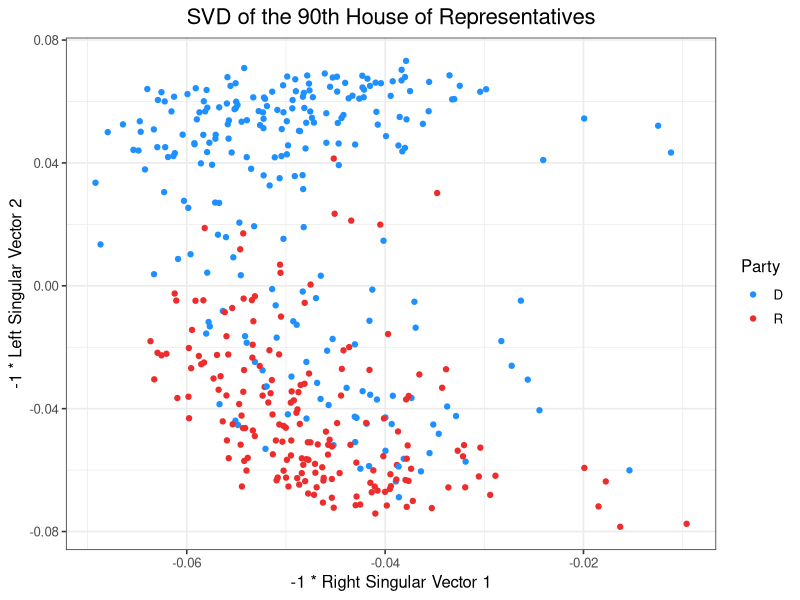
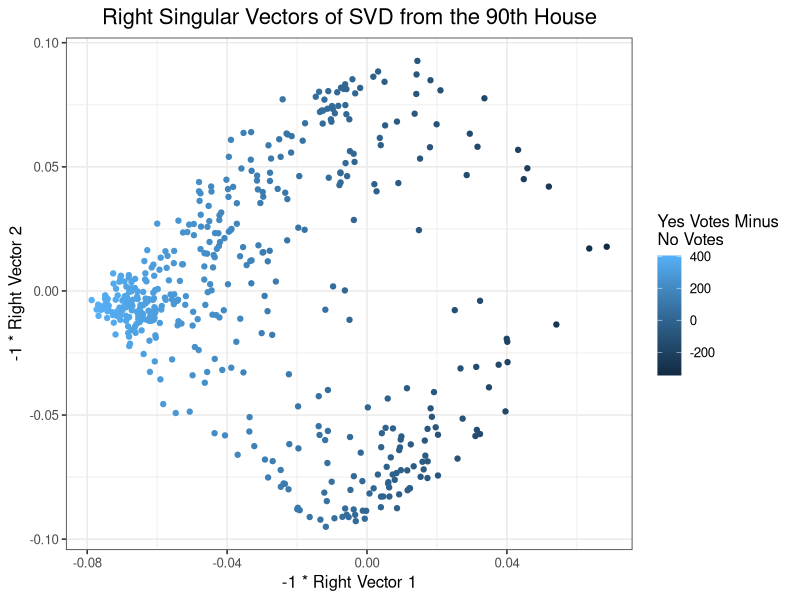
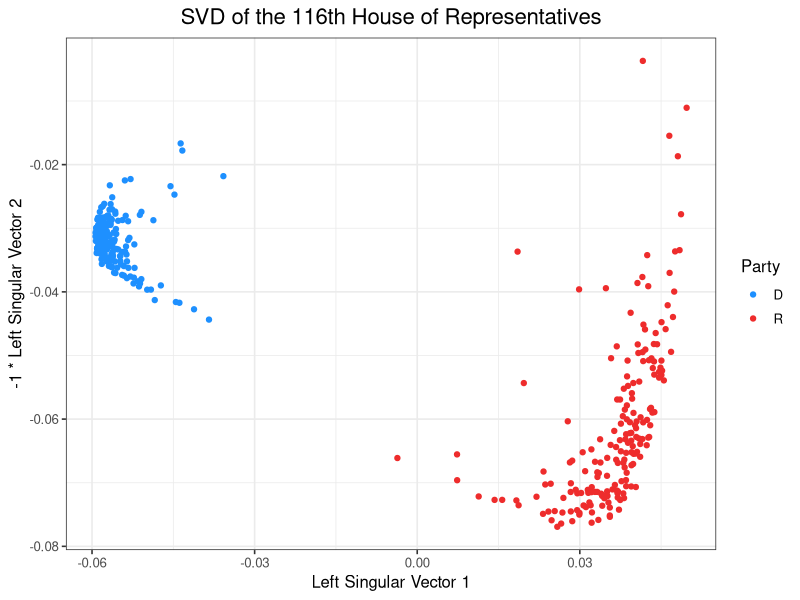
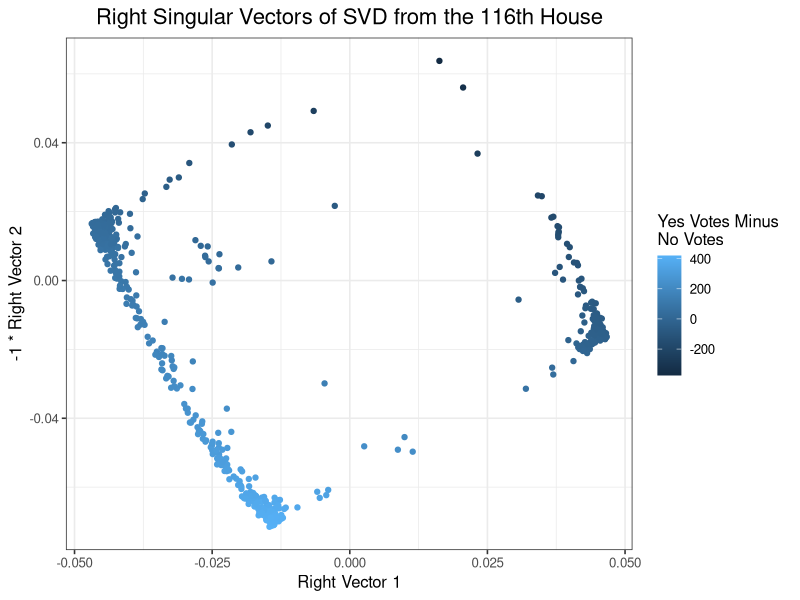
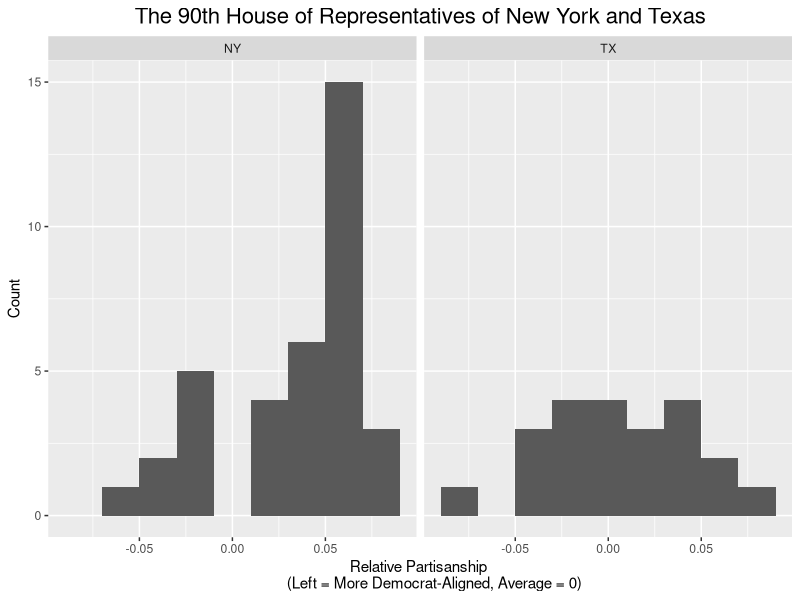
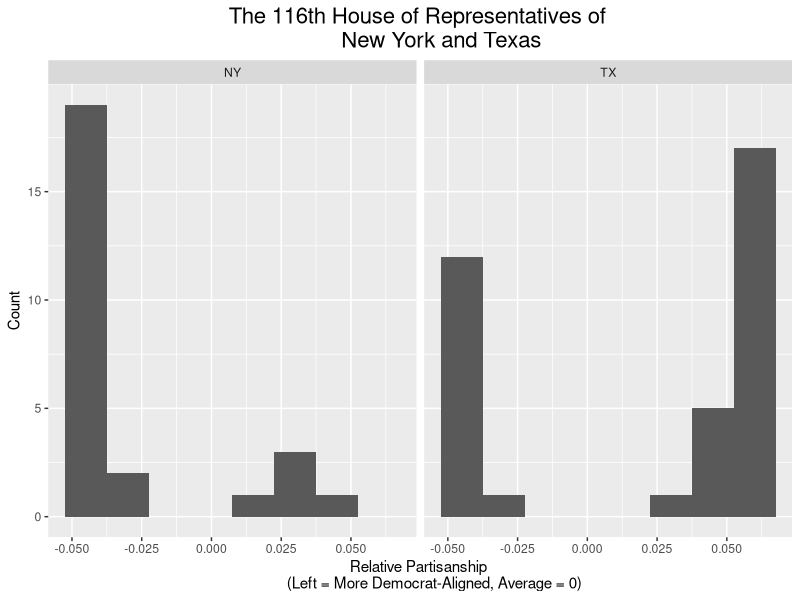
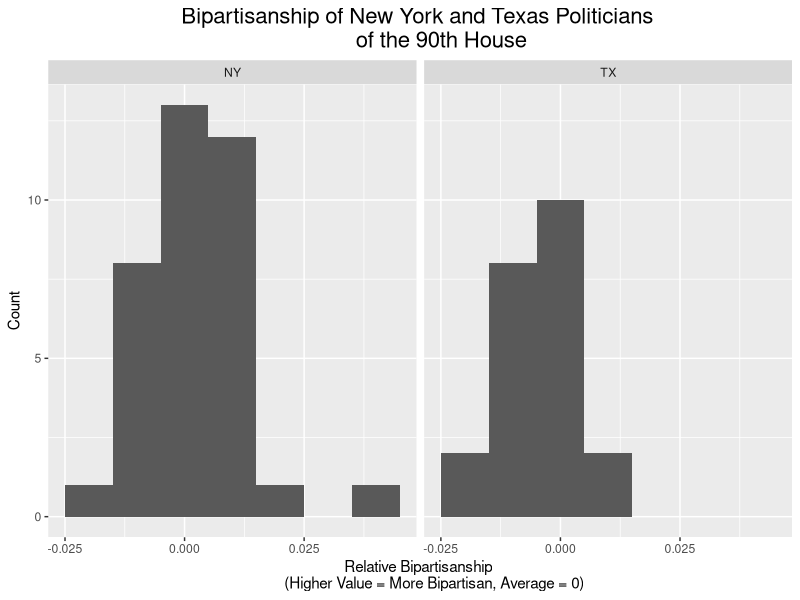
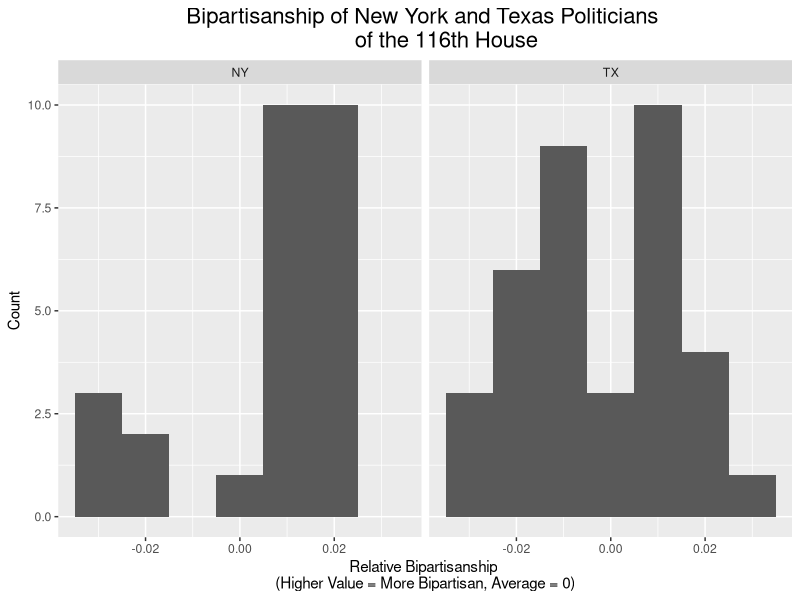

These charts were generated, in order, by the following R code: (Note: this script raises an error after producing the figures.)
## ---- chunk 1
# load in data
hr116 <- read.csv("Data/hr116.csv")
hr90 <- read.csv("Data/hr90.csv")

library(tidyr)
library(ggplot2)
library(dplyr)
library(ggrepel)
options(ggrepel.max.overlaps = Inf)
## ---- chunk 2
# Frequently used functions

# Performs SVD on a congress data set, organizing it into a dataframe
# Params - congress: the dataset
#   states: optional, specifying whether the data should filter by state
# Returns list - left: the dataframe containing the left singular vectors
# right: data frame containing right vector
# energy: the energy captured by the first two vectors
organize_svd <- function(congress, states = NA) {
  if (!is.na(states)) {
    # filter by state if needed, then omit nas
    df_omit_NA <-filter(congress, state_abbrev %in% states) %>% na.omit()
  } else {
    # otherwise, just omit NAs
    df_omit_NA <- congress %>%
      na.omit() 
  }
  # filters out label, performs SVD
  congress_svd <- df_omit_NA[,-c(1:5)] %>%
    svd()
  # save labels
  congress_labels <- df_omit_NA[,c(1:5)]
  # organize first two U matrix cols
  svd_u_df <- data.frame("x" = congress_svd$u[, 1],
                         "y" = congress_svd$u[, 2]) %>%
    cbind(congress_labels)
  
  # organize the first two v vectors
  svd_v_df <- data.frame("x" = congress_svd$v[, 1],
                         "y" = congress_svd$v[, 2])
  # add a label for whether the role call received over 50% support
  svd_v_df$total = colSums(na.omit(congress)[,-c(1:5)])
  svd_v_df$passed = svd_v_df$total > 0
  
  # calculate energy
  sing_vals_sq <- congress_svd$d ^ 2
  energy = (sum(sing_vals_sq[1:2]) / sum(sing_vals_sq))  
  # return
  return(list("left" = svd_u_df, "right" = svd_v_df, "energy" = energy))
}

# plots the left two singular vectors using the df from organize_svd
plot_left <- function(svd_u_df, states = NA) {
  if (is.na(states)) {
    # graph geom_point of 2 left singular vectors, color = party
    u_plot <- ggplot(svd_u_df, aes(x = x, y = y, color = party_code))
  } else {
    # if state is specified we'll label the states
    u_plot <- ggplot(svd_u_df, aes(x = x, y = y, 
                                   color = party_code, shape = state_abbrev))
  }
  u_plot <- u_plot +  geom_point() +
    scale_color_manual(name = "Party",
                       values = c("D" = "dodgerblue1", 
                                  "I" = "green", 
                                  "R" = "firebrick2")) +
    labs(x = "Left Singular Vector 1", y = "Left Singular Vector 2") +
    theme_bw(base_size = 12)
}

# plots the right vectors using the df from organize_svd
plot_right <- function(svd_v_df) {
  v_plot <- ggplot(svd_v_df, aes(x = x, y = y, color = total)) +
    geom_point() +
    labs(x = "Right Vector 1", y = "Right Vector 2",
         color = "Yes Votes Minus \nNo Votes") +
    theme_bw(base_size = 12)
}
## ---- chunk 3
# plot the two left singular vectors of the SVD from the 90th house data
hr90_svd <- organize_svd(hr90)
# we will flip the y axis, this way the next graphs are consistent with
# lower value = more democrat
hr90_svd$left$y = hr90_svd$left$y * -1
# we also want to flip the x axis, since that way
# higher value = more bipartisan
hr90_svd$left$x = hr90_svd$left$x * -1
hr90_svd$left%>%
  plot_left() + 
  labs(title = "SVD of the 90th House of Representatives",
       y = "-1 * Left Singular Vector 2",
       x = "-1 * Right Singular Vector 1") +
  theme(plot.title = element_text(size = 16, hjust = 0.5))
## ---- chunk 4
# make the same adjustment as the last graph
hr90_svd$right$y = hr90_svd$right$y * -1
hr90_svd$right$x = hr90_svd$right$x * -1
# plot the right vectors of the corresponding graph
hr90_svd$right %>%
  plot_right() +
  labs(title = "Right Singular Vectors of SVD from the 90th House",
       y = "-1 * Right Vector 2",
       x = "-1 * Right Vector 1") +
  theme(plot.title = element_text(size =16, hjust = 0.5),
        legend.title = element_text(size = 12)) +
  guides(shape=guide_legend(title="Recieved \n>50% support"))
## ---- chunk 5
# plot the two left singular vectors of the SVD from the 116th house data
hr116_svd <- organize_svd(hr116)
# flip the y axis, since we want greater y-value = more bipartisan
hr116_svd$left$y = hr116_svd$left$y * -1
hr116_svd$left %>%
  plot_left() + 
  labs(title = "SVD of the 116th House of Representatives",
       y = "-1 * Left Singular Vector 2") +
  theme(plot.title = element_text(size = 16, hjust = 0.5))
## ---- chunk 6
# make the same adjustments for the right vectors
hr116_svd$right$y = hr116_svd$right$y * -1
# plot
hr116_svd$right %>%
  plot_right() +
  labs(title = "Right Singular Vectors of SVD from the 116th House",
       y = "-1 * Right Vector 2") +
  theme(plot.title = element_text(size = 16, hjust = 0.5),
        legend.title = element_text(size = 12)) +
  guides(shape=guide_legend(title="Recieved \n>50% support"))
## ---- chunk 7
# let's investigate these states
states = c("NY", "TX")
# get the left singular vector data for hr90
hr90_partisan_df <- hr90_svd$left
# rename the y column, which is indicative of partisanship
colnames(hr90_partisan_df)[colnames(hr90_partisan_df) == "y"] <- "partisanship"
# to visualize, we'll center partisanship
hr90_partisan_df$partisanship <- 
  hr90_partisan_df$partisanship - mean(hr90_partisan_df$partisanship)
# rename x column, which is indicative of bipartisanship
colnames(hr90_partisan_df)[colnames(hr90_partisan_df) == "x"] <- 
  "bipartisanship"
# to visualize, we'll center bipartisanship
hr90_partisan_df$bipartisanship <- 
  hr90_partisan_df$bipartisanship - mean(hr90_partisan_df$bipartisanship)

# get the two left singular vectors for hr116
hr116_partisan_df <- hr116_svd$left
# rename the x column, indicative of partisanship
colnames(hr116_partisan_df)[colnames(hr116_partisan_df) == "x"] <- 
  "partisanship"
# to visualize, we'll center partisanship
hr116_partisan_df$partisanship <- 
  hr116_partisan_df$partisanship - mean(hr116_partisan_df$partisanship)
# rename the u column, indicative of bipartisanship
colnames(hr116_partisan_df)[colnames(hr116_partisan_df) == "y"] <- 
  "bipartisanship"
# to visualize, we'll center bipartisanship
hr116_partisan_df$bipartisanship <- 
  hr116_partisan_df$bipartisanship - mean(hr116_partisan_df$bipartisanship)
## ---- chunk 8
# graph the overall partisanship of the two states for the 90th house
filter(hr90_partisan_df, state_abbrev %in% states) %>%
  ggplot(mapping = aes(partisanship, group = state_abbrev)) +
  geom_histogram(binwidth = .02) +
  facet_wrap(~ state_abbrev) +
  labs(title = "The 90th House of Representatives of New York and Texas",
       x = "Relative Partisanship 
       (Left = More Democrat-Aligned, Average = 0)", 
       y = "Count") +
  theme(plot.title = element_text(size = 16, hjust = 0.5))
## ---- chunk 9
# graph the overall partisanship of the two states for the 116th house
filter(hr116_partisan_df, state_abbrev %in% states) %>%
  ggplot(mapping = aes(partisanship, group = state_abbrev)) +
  geom_histogram(binwidth = .015) +
  facet_wrap(~ state_abbrev)+
  labs(title = "The 116th House of Representatives of 
       New York and Texas",
       x = "Relative Partisanship 
       (Left = More Democrat-Aligned, Average = 0)", 
       y = "Count") +
  theme(plot.title = element_text(size = 16, hjust = 0.5))
## ---- chunk 10
# plot the bipartisan axis of the two states for th 90th House
filter(hr90_partisan_df, state_abbrev %in% states) %>%
  ggplot(mapping = aes(bipartisanship, group = state_abbrev)) +
  geom_histogram(binwidth = .01) +
  facet_wrap(~ state_abbrev) + 
  labs(title = "Bipartisanship of New York and Texas Politicians 
       of the 90th House",
       x = "Relative Bipartisanship 
       (Higher Value = More Bipartisan, Average = 0)",
       y = "Count") +
  theme(plot.title = element_text(size = 16, hjust = 0.5))
# calculate median bipartisanship for NY
ny_bipartisanship <- median(filter(hr90_partisan_df, 
                                 state_abbrev == "NY")$bipartisanship)
# calcualte median bipartisanship for TX
tx_bipartisanship <- median(filter(hr90_partisan_df, 
                                 state_abbrev == "TX")$bipartisanship)
## ---- chunk 11
# plot the bipartisan axes for the two states for the 116th House
filter(hr116_partisan_df, state_abbrev %in% states) %>%
  ggplot(mapping = aes(bipartisanship, group = state_abbrev)) +
  geom_histogram(binwidth = .01)  +
  facet_wrap(~ state_abbrev) + 
  labs(title = "Bipartisanship of New York and Texas Politicians 
       of the 116th House",
       x = "Relative Bipartisanship \n(Higher Value = More Bipartisan, Average = 0)",
       y = "Count") +
  theme(plot.title = element_text(size = 16, hjust = 0.5))
# calculate mean bipartisanship for NY
ny_bipartisanship <- median(filter(hr116_partisan_df, 
                                 state_abbrev == "NY")$bipartisanship)
# calcualte mean bipartisanship for TX
tx_bipartisanship <- median(filter(hr116_partisan_df, 
                                 state_abbrev == "TX")$bipartisanship)
## ---- chunk 12
# perform SVD for only the two states for the 90th House
hr90_states_svd <- organize_svd(hr90, states)
# plot it
hr90_states_svd$left %>%
  plot_left(states) + 
  labs(title = "SVD of Representatives from New York and Texas
       from the 90th House",
       shape = "State") +
  theme(plot.title = element_text(size = 16, hjust = 0.5))
  
## ---- chunk 13
hr90_states_svd$right %>%
  plot_right() + 
  labs(title = "Right Singular Vectors of SVD of NY and TX Politicians
       from the 90th House") +
  theme(plot.title = element_text(size = 16, hjust = 0.5))
## ---- chunk 14
# perform SVD for only the two states for the 116th House
hr116_states_svd <- organize_svd(hr116, states)
# plot it
hr116_states_svd$left %>%
  plot_left(states) + 
  labs(title = "SVD of Representatives from New York and Texas
       from the 116th House",
       shape = "State") +
  theme(plot.title = element_text(size = 16, hjust = 0.5))
## ---- chunk 15
hr116_states_svd$right %>%
  plot_right() + 
  labs(title = "Right Singular Vectors of SVD of NY and TX Politicians
       from the 116th House") +
  theme(plot.title = element_text(size = 16, hjust = 0.5))
